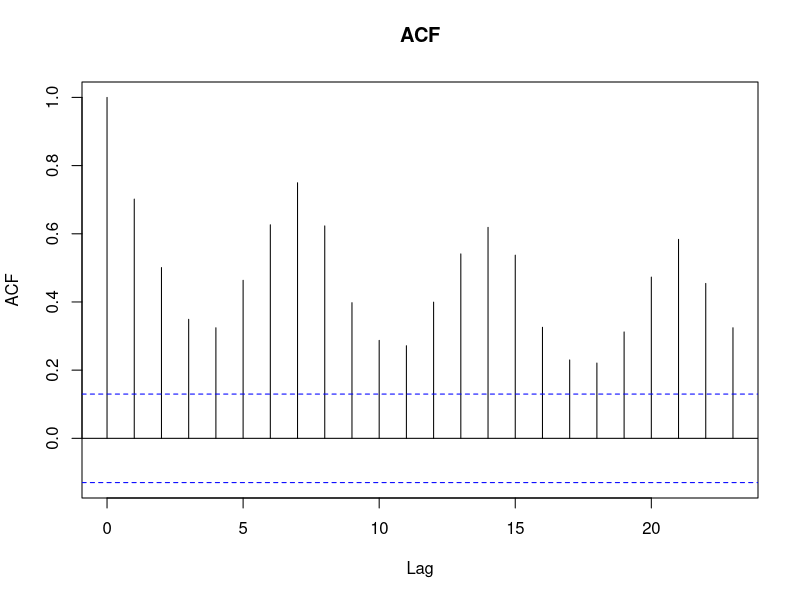
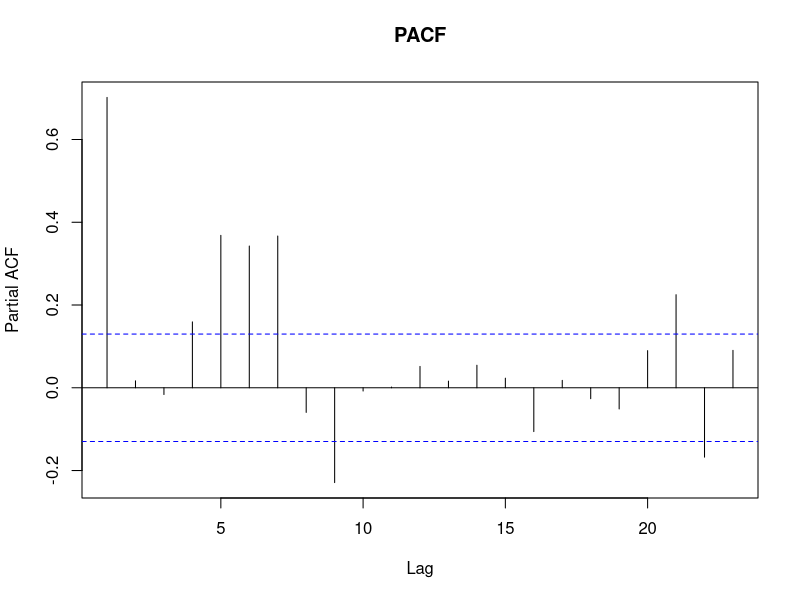
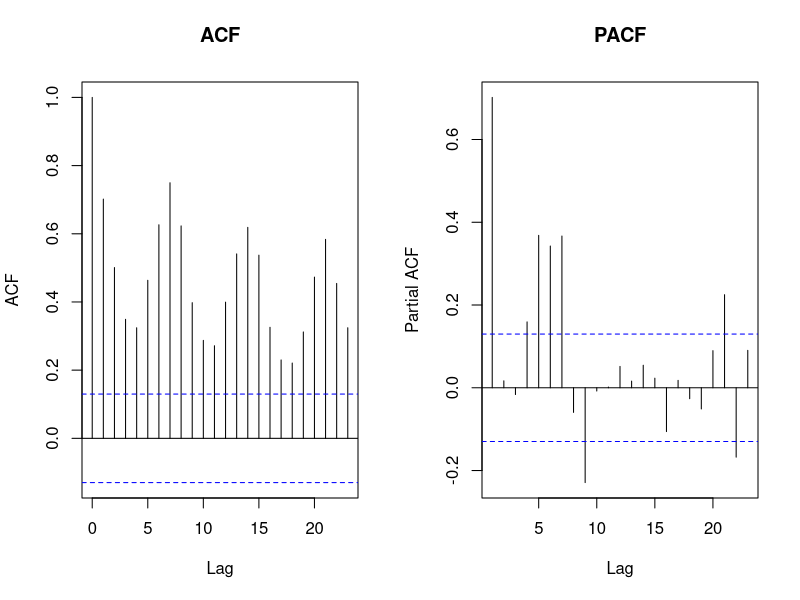
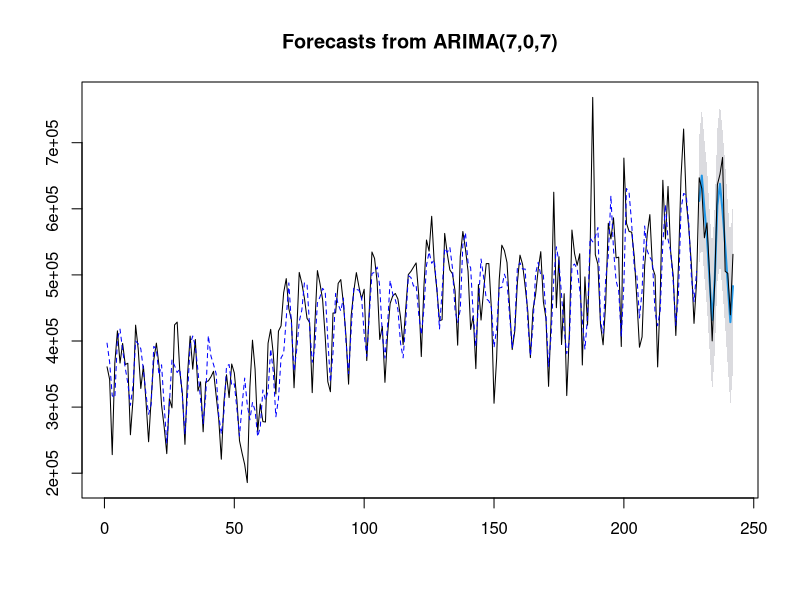
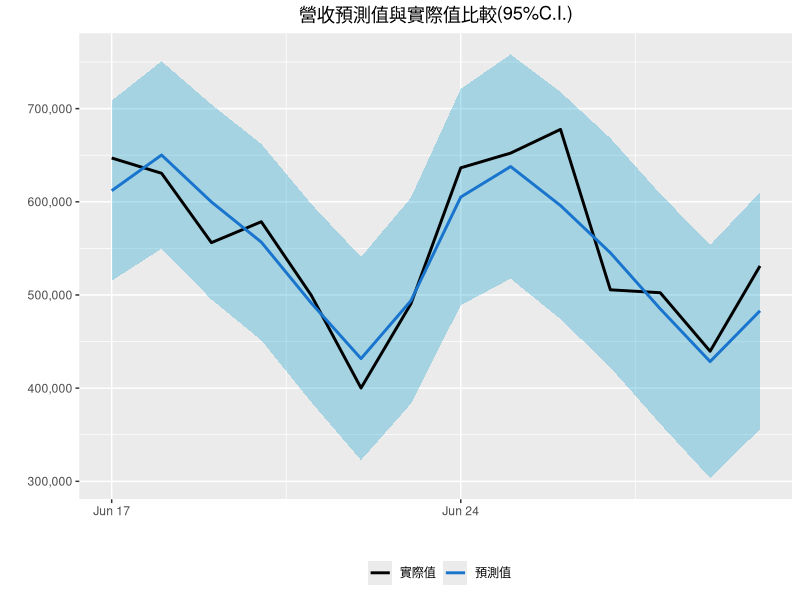

These figures' R source, in order:
rm(list=ls())
# 營收預測
# 抄 '/home/leongkaon/Documents/course/time_series_course/project_20161229.rmd'
library(forecast)
library(dplyr)
library(ggplot2)
library(scales)

train = 1:228
test = 229:242
x = data.frame(readr::read_csv('impact_factor/click_per_day.csv')) %>%
        select(date, gross_bookings_usd)

PP.test(x$gross_bookings_usd) #p-value<0.05 -->拒絕單根假設

acf(x$gross_bookings_usd[train], main = "ACF")
pacf(x$gross_bookings_usd[train], main = "PACF")

par(mfrow=c(1,2))
acf(x$gross_bookings_usd[train], main = "ACF")
pacf(x$gross_bookings_usd[train], main = "PACF")
par(mfrow=c(1,1))

model = Arima(x$gross_bookings_usd[train], order = c(7,0,7)) # 看圖斷估準過佢個auto.Arima(),睇RMSE就知

plot(forecast(model, level=95, h=length(test)),main = "Forecasts from ARIMA(7,0,7)")
lines(x=228:242,y=x$gross_bookings_usd[228:242])
lines(model$fitted, col="blue", lty=2)


###################
tmp = data.frame(date = x$date[test], 
                 realValue = x$gross_bookings_usd[test], 
                 fittedValue = forecast(model,h=length(test),level = 95)$mean,
                 fittedLower = as.numeric(forecast(model,h=length(test),level = 95)$lower),
                 fittedUpper = as.numeric(forecast(model,h=length(test),level = 95)$upper))

tmp %>% ggplot() +
        # ribbon要放上層，因為圖型疊加, 除非set alpha
        geom_ribbon(aes(x = date, ymin = fittedLower, ymax = fittedUpper), fill = "deepskyblue3", alpha = 0.3) +
        geom_line(aes(x = date, y = realValue, group = 1, colour = "實際值"), size = 1) + 
        geom_line(aes(x = date, y = fittedValue, group = 1, colour = "預測值"), size = 1) +
        scale_color_manual(name="",values=c(實際值="black",預測值="dodgerblue3")) +
        theme(legend.position="bottom") +
        ggtitle('營收預測值與實際值比較(95%C.I.)')+
        xlab("")+ylab("")+
        scale_y_continuous(labels = comma) +
        theme(plot.title = element_text(hjust = 0.5))


# Mean Absolute Percentage Error
# https://en.wikipedia.org/wiki/Mean_absolute_percentage_error
(100/length(tmp$realValue))*sum(abs((tmp$realValue - tmp$fittedValue) / tmp$realValue))

# Root Mean Square Error
sqrt(sum((tmp$fittedValue - tmp$realValue)^2) / length(tmp$realValue))

# 可以考慮實際減或除以預測值，做加權調整，雖然唔知有無理論根據，但應該可以做。
# 我見d乜乜預測都有保守預測同樂觀預測（呢個名真係改得好）
# 咁如果加權調整，CI應該要跟住調整
########################################################


tmp3 = tmp[,c(1,2,3)]
tmp3[,2:3] = round(tmp3[,2:3],4)
# write.csv(tmp3, '/home/leongkaon/Documents/big_data_course/ProjectOTA/predict_gross_profit/predict_table.csv', row.names = FALSE)
















